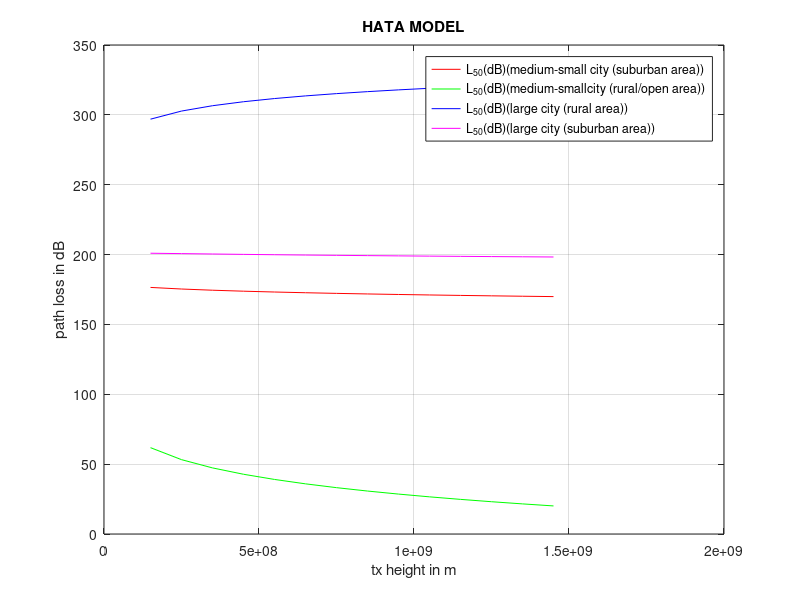

MATLAB code to generate this figure:
% HATA MODEL
%tx height vs path loss
clc
clear all;
close all;
hre=input('enter the rx height:');
hte=input('enter the tx height');
d=input('enter the distance btw tx and rx:');
f=150e6:100e6:1500e6;
% MEDIUM-SMALL CITY (SUB URBAN AREA)
ahre_1=(1.1.*log10(f)-0.7)*hre-(1.56.*log10(f)-0.8);
L50_1=69.55+26.16.*log10(f)-13.82*log10(hte)+(44.9-6.55*log10(hte))*log10(d)-ahre_1;
L50_dB_1=L50_1-(2.*log10(f/28).*log10(f/28))-5.4;
% MEDIUM-SMALL CITY (RURAL/OPEN AREA)
ahre_2=(1.1.*log10(f)-0.7)*hre-(1.56.*log10(f)-0.8);
L50_2=69.55+26.16.*log10(f)-13.82*log10(hte)+(44.9-6.55*log10(hte))*log10(d)-ahre_2;
L50_dB_2=L50_2-(4.78.*log10(f).*log10(f))+18.33.*log10(f)-40.98;
% LARGE CITY (URBAN AND SUBURBAN AREA)
if f<300000000
ahre_3=8.29*(log10(1.54*hre)).*(log10(1.54*hre))-1.1;
else
ahre_3=3.2*(log10(11.75*hre)).*(log10(11.75*hre))-4.97;
end
L50_3=69.55+26.16.*log10(f)-13.82*log10(hte)+(44.9-6.55*log10(hte))*log10(d)-ahre_3;
L50_dB_3=L50_3-(2.*log10(f/28).*log10(f/28))-5.4;
% tx height vs path loss
figure
plot(f,L50_dB_1,'r',f,L50_dB_2,'g',f,L50_3,'b',f,L50_dB_3,'m');
legend('L_5_0(dB)(medium-small city (suburban area))','L_5_0(dB)(medium-smallcity (rural/open area))','L_5_0(dB)(large city (rural area))','L_5_0(dB)(large city (suburban area))');
xlabel('tx height in m');
ylabel('path loss in dB');
title('HATA MODEL');
grid on;